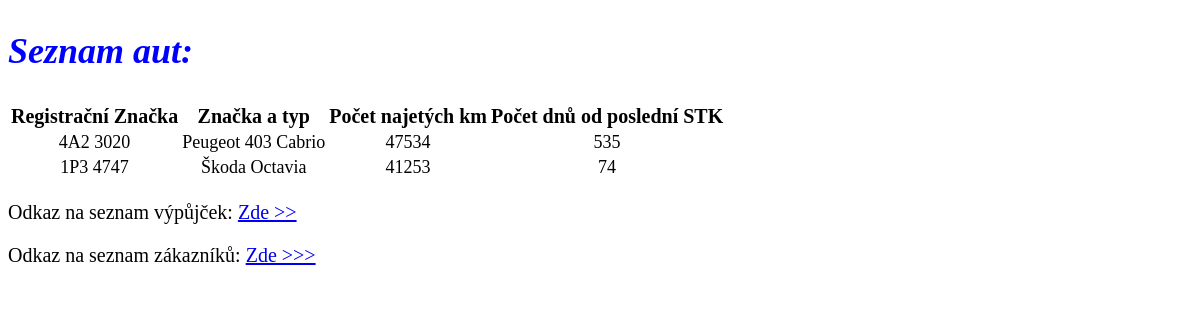
/katalog/seznam/, run on the app's committed database.
### katalog/models.py (models this page shows, shortened)
class Auto(models.Model):
    registracniZnacka = models.CharField(max_length=100)
    znackaATyp = models.CharField(max_length=100)
    pocetNajetychKm = models.IntegerField()
    datumPosledniTK = models.DateField()
    @property
    def doTK(self):
        dnesniDatum = datetime.today().date()
        STK = self.datumPosledniTK
        return (dnesniDatum - STK).days

### katalog/views.py (the view)
# urls.py: path('seznam/', views.SeznamView.as_view(), name='seznamaut'),
class SeznamView(ListView):
    model = models.Auto
    template_name = "katalog/seznam_aut.html"

### katalog/templates/katalog/seznam_aut.html
{% extends 'base.html' %}
{% block content %}
<h2>Seznam aut:</h2>
<table>
  <tr>
      <th> Registrační Značka</th>
      <th>Značka a typ</th>
      <th>Počet najetých km</th>
      <th>Počet dnů od poslední STK</th>
  </tr>
    {% for Auto in object_list %}
  <tr>
      <td> {{Auto.registracniZnacka}}</td>
      <td> {{Auto.znackaATyp}}</td>
      <td> {{Auto.pocetNajetychKm}}</td>
      <td> {{Auto.doTK}}</td>
  </tr>
    {% empty %}
    <tr>  Momentálně nemáme v nabídce žádná auta.</tr>
    {% endfor %}
</table>
<p> Odkaz na seznam  výpůjček:
    {% url 'vypujcky' as the_url %}
    {% if the_url %}
    <a href="{{ the_url }}">Zde >></a>
    {% endif %}
</p>
<p> Odkaz na seznam  zákazníků:
    {% url 'seznam_zakazniku' as the_url %}
    {% if the_url %}
    <a href="{{ the_url }}">Zde >>></a>
    {% endif %}
</p>
{% endblock %}

### katalog/templates/base.html (style rules this page uses)
h2 { color: blue; font-size: 36px; font-style: italic; }
body { font-size: 20px; }
table { text-align:center; }
td { font-size: 18px; }

### data on the page
Auto: registracniZnacka "4A2 3020", znackaATyp "Peugeot 403 Cabrio", pocetNajetychKm "47534", doTK "535"
Auto: registracniZnacka "1P3 4747", znackaATyp "Škoda Octavia", pocetNajetychKm "41253", doTK "74"
